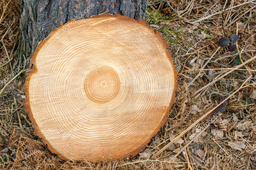
#> input picture images/img.png, 256 x 170 px, shrunk from 956 x 635 before the run
$ python file_1.py
#> lines starting #> are read from the running program, lines starting #| are printed output that depends on the picture; after the words box and inside, x2 and y2 are one past the last pixel; in counts of white or black regions, pixels touching at a corner belong together
import cv
import cv2 as cv
import numpy as np

# import edgeDetectionZeroCrossing as jo


image_path = '../images/img.png'
img = cv.imread(image_path, cv.IMREAD_GRAYSCALE)
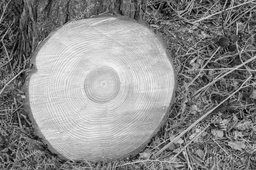
#> img: shape (170, 256); min 0, max 248, mean 138.2


def logKernel(sigma, MUL=7):
    n = int(sigma * MUL)
    n = n | 1
    kernel = np.zeros((n, n), dtype=np.float32)
    center = n // 2
    part1 = -1 / (np.pi * sigma ** 4)

    for x in range(n):
        for y in range(n):
            dx = x - center
            dy = y - center
            part2 = (dx * dx + dy * dy) / (2 * sigma * sigma)
            kernel[x, y] = part1 * (1 - part2) * np.exp(-part2)

    return kernel


def zero_crossing(image, threshold, local_variance):
    row, col = image.shape
    zero_crossing_image = np.zeros((row, col), dtype=np.uint8)

    for i in range(1, row - 1):
        for j in range(1, col - 1):
            neighbours = [image[i - 1, j], image[i + 1, j], image[i, j - 1], image[i, j + 1]]
            if any(np.sign(image[i, j]) != np.sign(neighbour) for neighbour in neighbours):
                if local_variance[i, j] > threshold:
                    zero_crossing_image[i, j] = 255
                else:
                    zero_crossing_image[i, j] = 0

    return zero_crossing_image


def estimate_local_variance(image, kernel_size):
    pad = kernel_size // 2
    row, col = image.shape
    variance_image = np.zeros((row, col), dtype=np.float32)

    for i in range(pad, row - pad):
        for j in range(pad, col - pad):
            local_region = image[i - pad:i + pad + 1, j - pad:j + pad + 1]
            local_stddev = np.std(local_region)
            variance_image[i, j] = local_stddev ** 2

    return variance_image


# Define parameters
sigma = 1
kernel = logKernel(sigma, 7)
threshold = 60  # You can adjust this threshold based on your requirements
kernel_size = kernel.shape[0]

# Apply LoG operator
convoluted = cv.filter2D(img, -1, kernel)
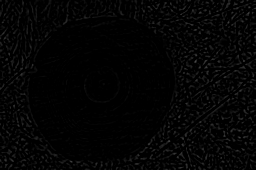
#> convoluted: shape (170, 256); min 0, max 73, mean 4.1

# Estimate local variance
local_variance = estimate_local_variance(img, kernel_size)
#> after the loop in estimate_local_variance, `for i in range(pad, row - pad):`:
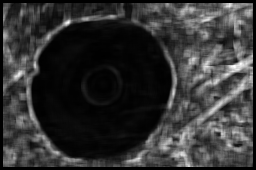
#> variance_image: shape (170, 256) float32; min 0, max 3269.5, mean 664.3; drawn with min black and max white

# Apply zero-crossing with local variance thresholding
zero_crossing_image = zero_crossing(convoluted, threshold, local_variance)
#> after the loop in zero_crossing, `for i in range(1, row - 1):`:
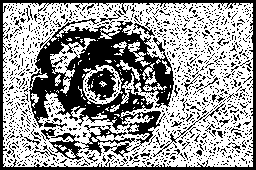
#> zero_crossing_image: shape (170, 256); 60.2% white; 1329 black regions (1299 under 20 px), largest, box (x1, y1, x2, y2) and area: (29, 18, 174, 151) 7576, (0, 0, 256, 170) 2931, (87, 68, 116, 100) 569

# Display the result
cv.imshow("output_image", zero_crossing_image)
cv.waitKey(0)
cv.destroyAllWindows()
